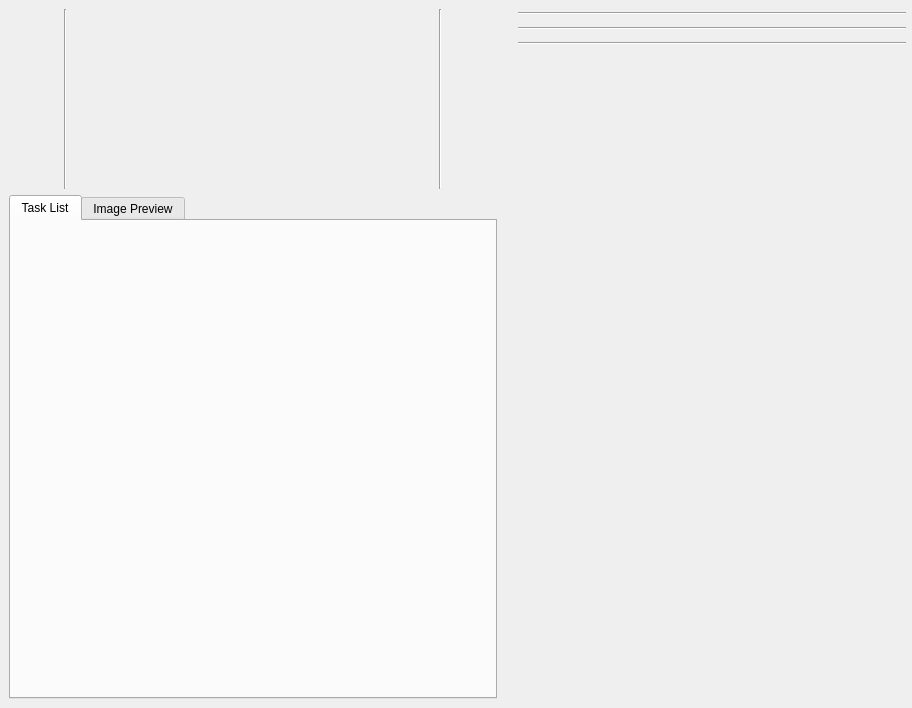
<?xml version="1.0" encoding="UTF-8"?>
<ui version="4.0">
 <class>snowgui::taskwindow</class>
 <widget class="QWidget" name="snowgui::taskwindow">
  <property name="geometry">
   <rect>
    <x>0</x>
    <y>0</y>
    <width>912</width>
    <height>708</height>
   </rect>
  </property>
  <property name="minimumSize">
   <size>
    <width>0</width>
    <height>0</height>
   </size>
  </property>
  <property name="windowTitle">
   <string>Form</string>
  </property>
  <layout class="QHBoxLayout" name="horizontalLayout">
   <property name="leftMargin">
    <number>0</number>
   </property>
   <property name="topMargin">
    <number>0</number>
   </property>
   <property name="rightMargin">
    <number>0</number>
   </property>
   <property name="bottomMargin">
    <number>0</number>
   </property>
   <item>
    <widget class="QWidget" name="taskcontrolWidget" native="true">
     <layout class="QVBoxLayout" name="verticalLayout_2">
      <item>
       <widget class="QWidget" name="taskcontrollerWidget" native="true">
        <property name="minimumSize">
         <size>
          <width>0</width>
          <height>180</height>
         </size>
        </property>
        <property name="maximumSize">
         <size>
          <width>16777215</width>
          <height>180</height>
         </size>
        </property>
        <layout class="QHBoxLayout" name="horizontalLayout_2">
         <property name="leftMargin">
          <number>0</number>
         </property>
         <property name="topMargin">
          <number>0</number>
         </property>
         <property name="rightMargin">
          <number>0</number>
         </property>
         <property name="bottomMargin">
          <number>0</number>
         </property>
         <item>
          <widget class="snowgui::taskstatuswidget" name="taskstatusWidget" native="true"/>
         </item>
         <item>
          <widget class="Line" name="line_3">
           <property name="orientation">
            <enum>Qt::Vertical</enum>
           </property>
          </widget>
         </item>
         <item>
          <widget class="snowgui::taskmonitorwidget" name="taskmonitorWidget" native="true">
           <property name="minimumSize">
            <size>
             <width>360</width>
             <height>0</height>
            </size>
           </property>
          </widget>
         </item>
         <item>
          <widget class="Line" name="line_2">
           <property name="orientation">
            <enum>Qt::Vertical</enum>
           </property>
          </widget>
         </item>
         <item>
          <widget class="snowgui::tasksubmissionwidget" name="tasksubmissionWidget" native="true"/>
         </item>
        </layout>
       </widget>
      </item>
      <item>
       <widget class="QTabWidget" name="feedbackWidget">
        <property name="currentIndex">
         <number>0</number>
        </property>
        <widget class="QWidget" name="tasklistWidget">
         <attribute name="title">
          <string>Task List</string>
         </attribute>
         <layout class="QHBoxLayout" name="horizontalLayout_4">
          <item>
           <widget class="snowgui::taskqueuemanagerwidget" name="taskqueuemanagerWidget" native="true"/>
          </item>
         </layout>
        </widget>
        <widget class="QWidget" name="imageWidget">
         <attribute name="title">
          <string>Image Preview</string>
         </attribute>
         <layout class="QHBoxLayout" name="horizontalLayout_3">
          <item>
           <widget class="snowgui::imagedisplaywidget" name="imagedisplayWidget" native="true"/>
          </item>
         </layout>
        </widget>
       </widget>
      </item>
     </layout>
    </widget>
   </item>
   <item>
    <widget class="QWidget" name="instrumentControlWidget" native="true">
     <property name="minimumSize">
      <size>
       <width>400</width>
       <height>0</height>
      </size>
     </property>
     <property name="maximumSize">
      <size>
       <width>400</width>
       <height>16777215</height>
      </size>
     </property>
     <layout class="QVBoxLayout" name="verticalLayout">
      <property name="leftMargin">
       <number>6</number>
      </property>
      <property name="topMargin">
       <number>6</number>
      </property>
      <property name="rightMargin">
       <number>6</number>
      </property>
      <property name="bottomMargin">
       <number>6</number>
      </property>
      <item>
       <widget class="snowgui::ccdcontrollerwidget" name="ccdcontrollerWidget" native="true"/>
      </item>
      <item>
       <widget class="Line" name="ccdcoolerLine">
        <property name="orientation">
         <enum>Qt::Horizontal</enum>
        </property>
       </widget>
      </item>
      <item>
       <widget class="snowgui::coolercontrollerwidget" name="coolercontrollerWidget" native="true"/>
      </item>
      <item>
       <widget class="Line" name="coolerfilterwheelLine">
        <property name="orientation">
         <enum>Qt::Horizontal</enum>
        </property>
       </widget>
      </item>
      <item>
       <widget class="snowgui::filterwheelcontrollerwidget" name="filterwheelcontrollerWidget" native="true"/>
      </item>
      <item>
       <widget class="Line" name="line">
        <property name="orientation">
         <enum>Qt::Horizontal</enum>
        </property>
       </widget>
      </item>
      <item>
       <widget class="snowgui::mountcontrollerwidget" name="mountcontrollerWidget" native="true"/>
      </item>
      <item>
       <spacer name="verticalSpacer">
        <property name="orientation">
         <enum>Qt::Vertical</enum>
        </property>
        <property name="sizeHint" stdset="0">
         <size>
          <width>20</width>
          <height>40</height>
         </size>
        </property>
       </spacer>
      </item>
     </layout>
    </widget>
   </item>
  </layout>
 </widget>
 <customwidgets>
  <customwidget>
   <class>snowgui::imagedisplaywidget</class>
   <extends>QWidget</extends>
   <header location="global">imagedisplaywidget.h</header>
   <container>1</container>
  </customwidget>
  <customwidget>
   <class>snowgui::ccdcontrollerwidget</class>
   <extends>QWidget</extends>
   <header location="global">ccdcontrollerwidget.h</header>
   <container>1</container>
  </customwidget>
  <customwidget>
   <class>snowgui::coolercontrollerwidget</class>
   <extends>QWidget</extends>
   <header location="global">coolercontrollerwidget.h</header>
   <container>1</container>
  </customwidget>
  <customwidget>
   <class>snowgui::filterwheelcontrollerwidget</class>
   <extends>QWidget</extends>
   <header location="global">filterwheelcontrollerwidget.h</header>
   <container>1</container>
  </customwidget>
  <customwidget>
   <class>snowgui::mountcontrollerwidget</class>
   <extends>QWidget</extends>
   <header location="global">mountcontrollerwidget.h</header>
   <container>1</container>
  </customwidget>
  <customwidget>
   <class>snowgui::taskstatuswidget</class>
   <extends>QWidget</extends>
   <header>taskstatuswidget.h</header>
   <container>1</container>
  </customwidget>
  <customwidget>
   <class>snowgui::tasksubmissionwidget</class>
   <extends>QWidget</extends>
   <header>tasksubmissionwidget.h</header>
   <container>1</container>
  </customwidget>
  <customwidget>
   <class>snowgui::taskmonitorwidget</class>
   <extends>QWidget</extends>
   <header>taskmonitorwidget.h</header>
   <container>1</container>
  </customwidget>
  <customwidget>
   <class>snowgui::taskqueuemanagerwidget</class>
   <extends>QWidget</extends>
   <header>taskqueuemanagerwidget.h</header>
   <container>1</container>
  </customwidget>
 </customwidgets>
 <resources/>
 <connections/>
</ui>
